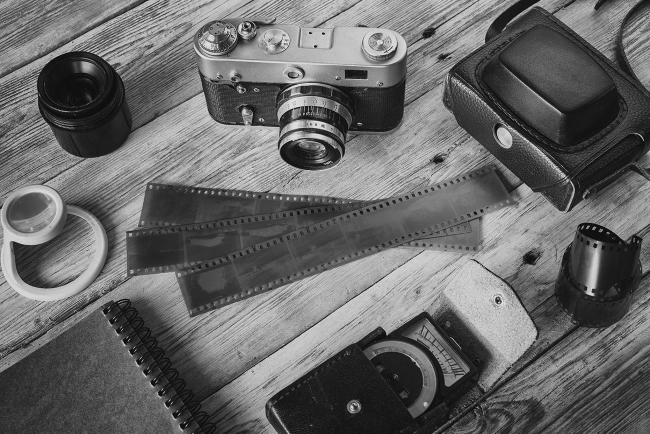
#> input picture Codes from sir/Transformation/03.jpg, 1300 x 867 px (shown at 1/2 size)
$ python T3_powerlaw.py
#> lines starting #> are read from the running program, lines starting #| are printed output that depends on the picture
import numpy
import matplotlib.pyplot as plt
from copy import deepcopy
from PIL import Image
from math import cos, sin


def getGrayColor(rgb):
    return rgb[0]


def setGrayColor(color):
    return [color, color, color]


img = Image.open('03.jpg')
#> img is the input picture: PIL image 1300x867 RGB; min 0, max 240, mean 103.4
img = numpy.asarray(img)

c = 1
y = float(input("input gamma :"))
#> the answer given: 3
# copy list not reference
pwl = deepcopy(img)


min = 99999999999999
max = 0

for i in range(len(img)):
    for j in range(len(img[i])):
        s = (c*img[i][j][0])**y
        if(s > max):
            max = s
        if(s < min):
            min = s
#> after the loop, max = 13824000; min = 0

for i in range(len(img)):
    for j in range(len(img[i])):
        s = (c*img[i][j][0])**y
        s = (s-min)/(max-min)
        s = s*254
        pwl[i][j] = setGrayColor(s)
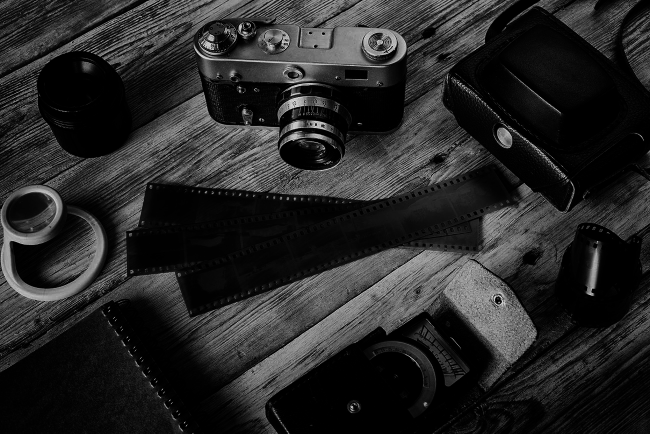
#> pwl: shape (867, 1300, 3) (shown at 1/2 size); min 0, max 254, mean 39

print('min:',min,'max:',max)
#| min: 0.0 max: 13824000.0

plt.subplot(2, 2, 1)
plt.imshow(img)
plt.subplot(2, 2, 2)
plt.imshow(pwl)


plt.show()
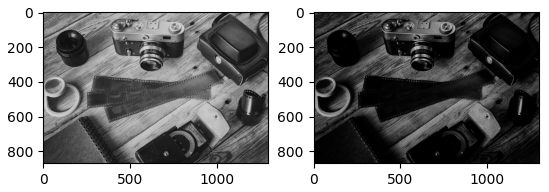
#> figure drawn by matplotlib, 2 panels

$ run again, with Codes from sir/Transformation/02.jpg copied over Codes from sir/Transformation/03.jpg
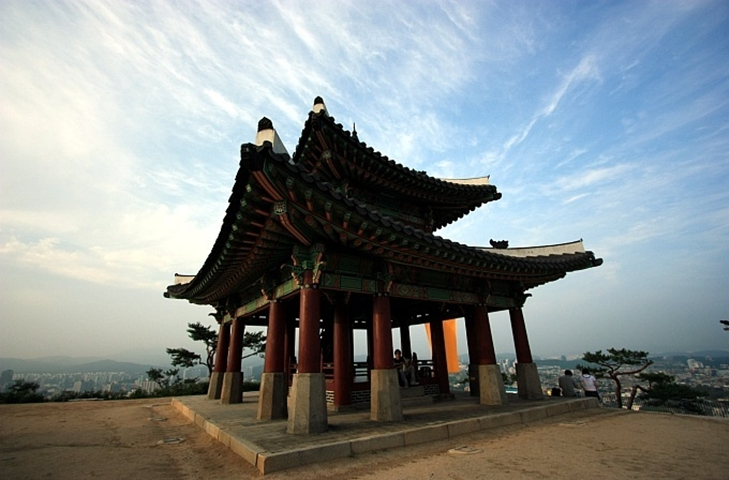
#> input picture Codes from sir/Transformation/02.jpg, 729 x 480 px
#> img is the input picture: PIL image 729x480 RGB; mean R, G, B 133.8, 141.3, 142.3
#> after the loop `for i in range(len(img)):`: max = 16581375; min = 0
#> after the loop `for i in range(len(img)):`:
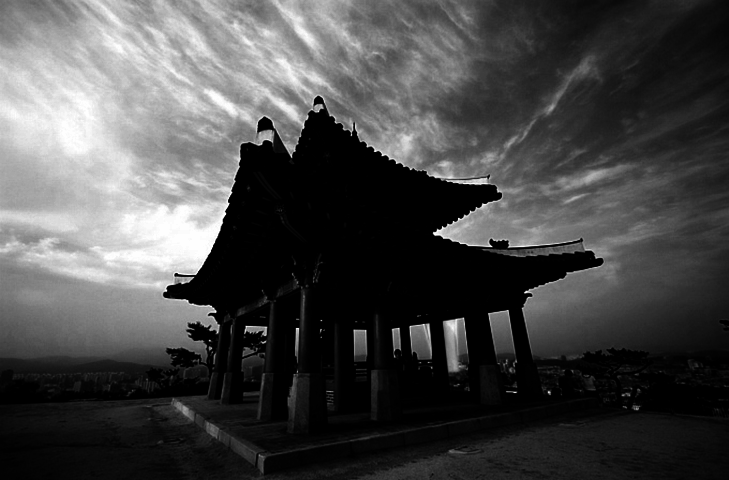
#> pwl: shape (480, 729, 3); min 0, max 254, mean 72.3
#| min: 0.0 max: 16581375.0
#> `plt.show()`:
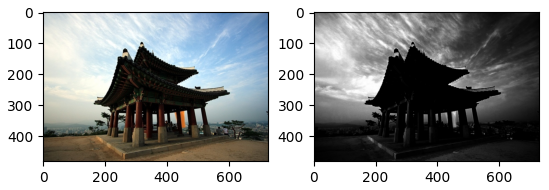
#> figure drawn by matplotlib, 2 panels

$ run again, with Codes from sir/Transformation/memo.jpg copied over Codes from sir/Transformation/03.jpg
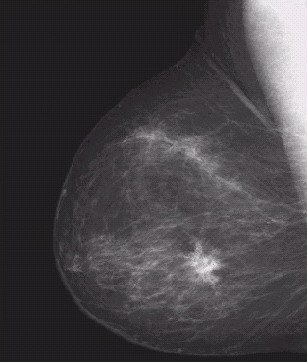
#> input picture Codes from sir/Transformation/memo.jpg, 307 x 362 px
#> img is the input picture: PIL image 307x362 RGB; mean R, G, B 67.9, 64.6, 68
#> after the loop `for i in range(len(img)):`: max = 14886936; min = 10648
#> after the loop `for i in range(len(img)):`:
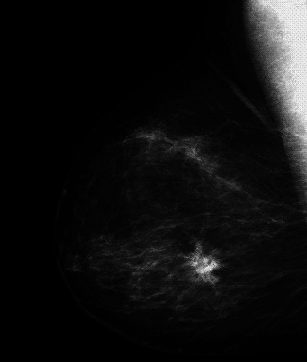
#> pwl: shape (362, 307, 3); min 0, max 254, mean 14.7
#| min: 10648.0 max: 14886936.0
#> `plt.show()`:
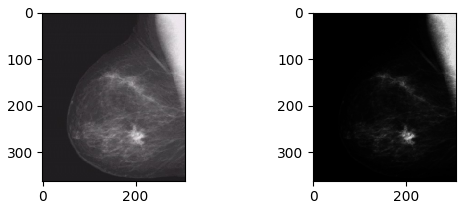
#> figure drawn by matplotlib, 2 panels
